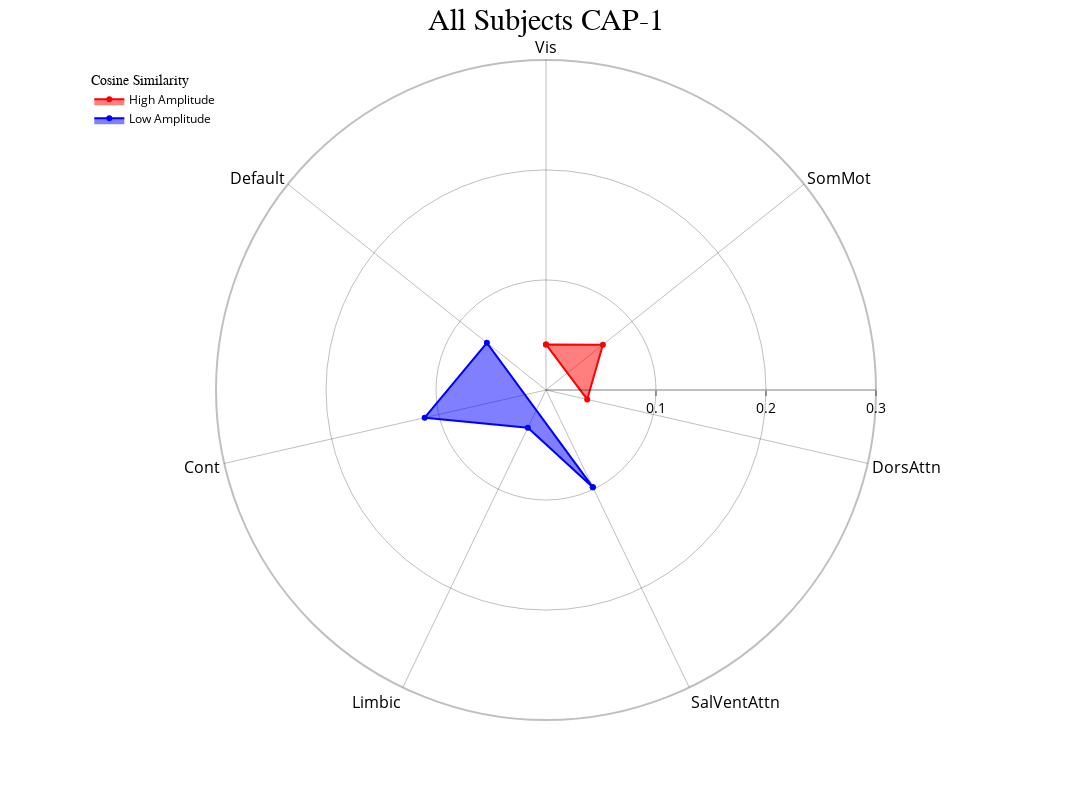
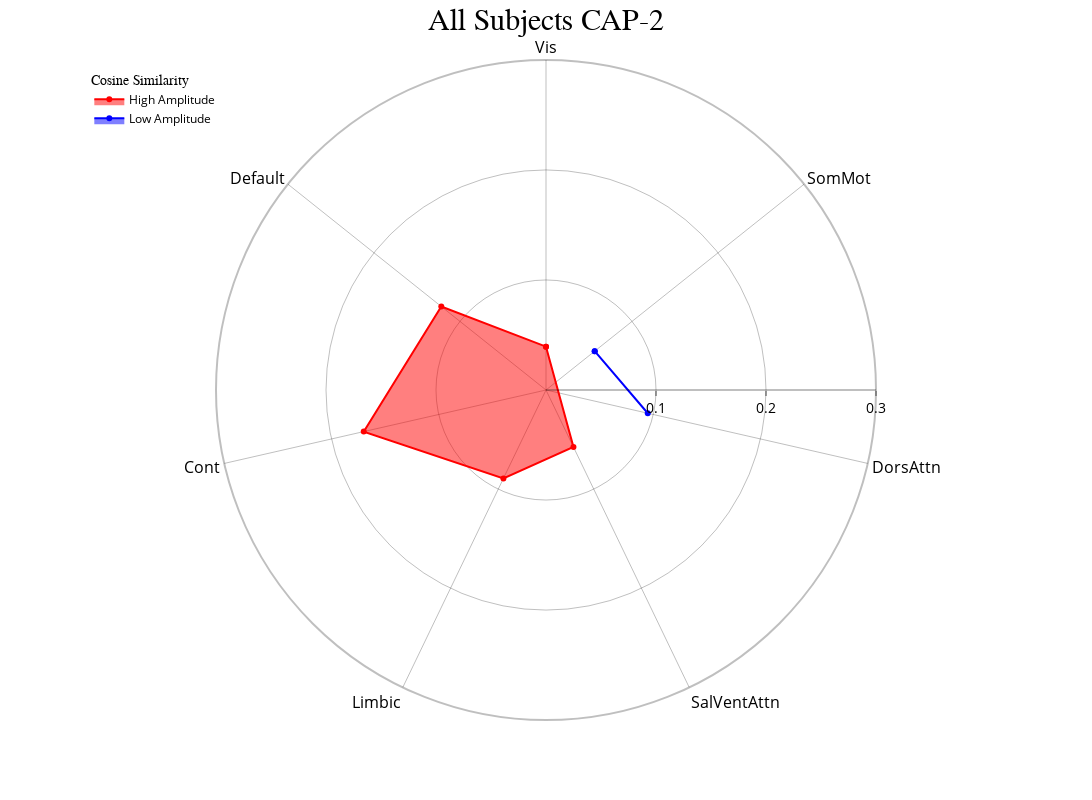
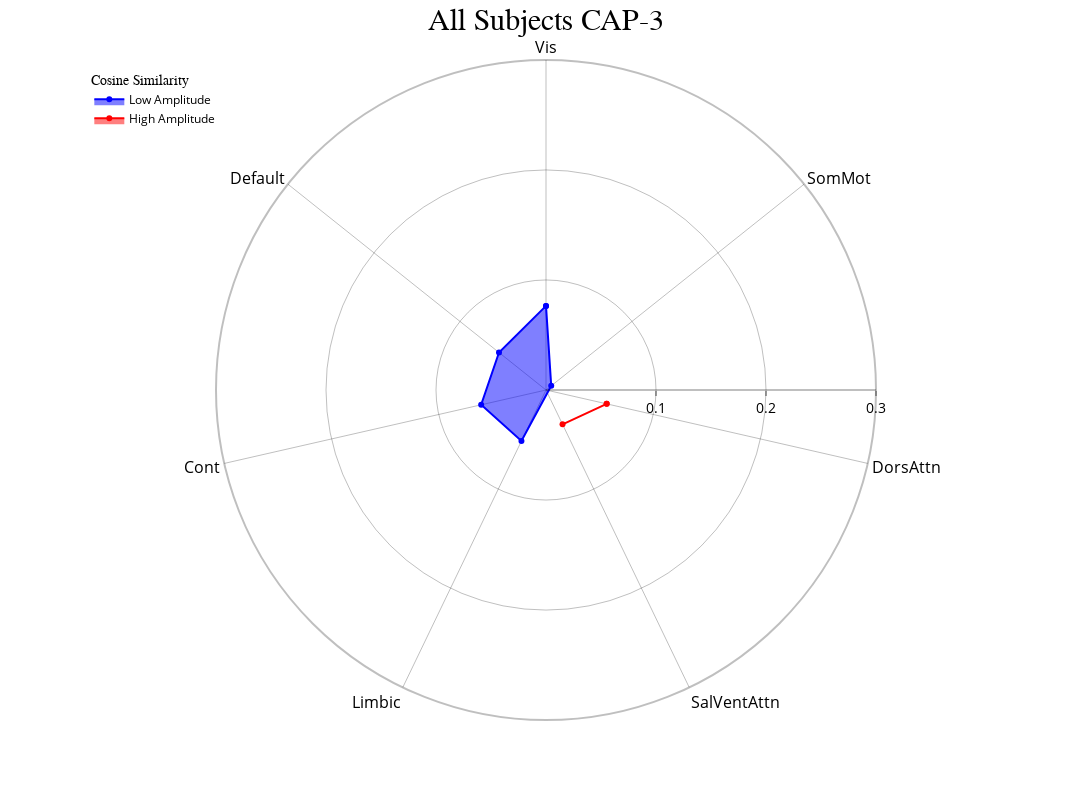

The notebook cell saved with these charts, in order:
### Code cell
radialaxis={"showline": True, "linewidth": 2, "linecolor": "rgba(0, 0, 0, 0.25)", "gridcolor": "rgba(0, 0, 0, 0.25)",
            "ticks": "outside" , "tickfont": {"size": 14, "color": "black"}, "range": [0,0.3],
            "tickvals": [0.1,0.2,0.3]}
cap_analysis.caps2radar(radialaxis=radialaxis, fill="toself")

### Figure 1 — Plotly figure (JSON) as saved in the notebook; plotly's stock layout.template omitted (floating-point values rounded to 4 significant figures)
{"data": [{"fill": "toself", "hovertemplate": "color=High Amplitude<br>CAP-1=%{r}<br>regions=%{theta}<extra></extra>", "legendgroup": "High Amplitude", "line": {"color": "rgba(255, 0, 0, 1)", "dash": "solid"}, "marker": {"symbol": "circle"}, "mode": "markers+lines", "name": "High Amplitude", "r": [0.04148, 0.06612, 0.03842, 0.04148], "showlegend": true, "subplot": "polar", "theta": ["Vis", "SomMot", "DorsAttn", "Vis"], "type": "scatterpolar"}, {"fill": "toself", "hovertemplate": "color=Low Amplitude<br>CAP-1=%{r}<br>regions=%{theta}<extra></extra>", "legendgroup": "Low Amplitude", "line": {"color": "rgba(0, 0, 255, 1)", "dash": "solid"}, "marker": {"symbol": "circle"}, "mode": "markers+lines", "name": "Low Amplitude", "r": [0.09804, 0.03802, 0.1131, 0.06873, 0.09804], "showlegend": true, "subplot": "polar", "theta": ["SalVentAttn", "Limbic", "Cont", "Default", "SalVentAttn"], "type": "scatterpolar"}], "layout": {"height": 800, "legend": {"font": {"color": "black", "size": 12}, "title": {"font": {"family": "Times New Roman"}, "text": "Cosine Similarity"}, "tracegroupgap": 0, "x": 0.01, "xanchor": "left", "y": 0.99, "yanchor": "top"}, "margin": {"t": 60}, "polar": {"angularaxis": {"categoryarray": ["Vis", "SomMot", "DorsAttn", "SalVentAttn", "Limbic", "Cont", "Default"], "categoryorder": "array", "direction": "clockwise", "gridcolor": "rgba(0, 0, 0, 0.25)", "linecolor": "rgba(0, 0, 0, 0.25)", "linewidth": 2, "rotation": 90, "showline": true, "tickfont": {"color": "black", "size": 16}}, "bgcolor": "white", "domain": {"x": [0, 1], "y": [0, 1]}, "radialaxis": {"gridcolor": "rgba(0, 0, 0, 0.25)", "linecolor": "rgba(0, 0, 0, 0.25)", "linewidth": 2, "range": [0, 0.3], "showline": true, "tickfont": {"color": "black", "size": 14}, "ticks": "outside", "tickvals": [0.1, 0.2, 0.3]}}, "title": {"font": {"color": "black", "family": "Times New Roman", "size": 30}, "text": "All Subjects CAP-1", "x": 0.5}, "width": 1200}}

### Figure 2 — Plotly figure (JSON) as saved in the notebook; plotly's stock layout.template omitted (floating-point values rounded to 4 significant figures)
{"data": [{"fill": "toself", "hovertemplate": "color=High Amplitude<br>CAP-2=%{r}<br>regions=%{theta}<extra></extra>", "legendgroup": "High Amplitude", "line": {"color": "rgba(255, 0, 0, 1)", "dash": "solid"}, "marker": {"symbol": "circle"}, "mode": "markers+lines", "name": "High Amplitude", "r": [0.03939, 0.05753, 0.08922, 0.17, 0.1218, 0.03939], "showlegend": true, "subplot": "polar", "theta": ["Vis", "SalVentAttn", "Limbic", "Cont", "Default", "Vis"], "type": "scatterpolar"}, {"fill": "toself", "hovertemplate": "color=Low Amplitude<br>CAP-2=%{r}<br>regions=%{theta}<extra></extra>", "legendgroup": "Low Amplitude", "line": {"color": "rgba(0, 0, 255, 1)", "dash": "solid"}, "marker": {"symbol": "circle"}, "mode": "markers+lines", "name": "Low Amplitude", "r": [0.05664, 0.09488, 0.05664], "showlegend": true, "subplot": "polar", "theta": ["SomMot", "DorsAttn", "SomMot"], "type": "scatterpolar"}], "layout": {"height": 800, "legend": {"font": {"color": "black", "size": 12}, "title": {"font": {"family": "Times New Roman"}, "text": "Cosine Similarity"}, "tracegroupgap": 0, "x": 0.01, "xanchor": "left", "y": 0.99, "yanchor": "top"}, "margin": {"t": 60}, "polar": {"angularaxis": {"categoryarray": ["Vis", "SomMot", "DorsAttn", "SalVentAttn", "Limbic", "Cont", "Default"], "categoryorder": "array", "direction": "clockwise", "gridcolor": "rgba(0, 0, 0, 0.25)", "linecolor": "rgba(0, 0, 0, 0.25)", "linewidth": 2, "rotation": 90, "showline": true, "tickfont": {"color": "black", "size": 16}}, "bgcolor": "white", "domain": {"x": [0, 1], "y": [0, 1]}, "radialaxis": {"gridcolor": "rgba(0, 0, 0, 0.25)", "linecolor": "rgba(0, 0, 0, 0.25)", "linewidth": 2, "range": [0, 0.3], "showline": true, "tickfont": {"color": "black", "size": 14}, "ticks": "outside", "tickvals": [0.1, 0.2, 0.3]}}, "title": {"font": {"color": "black", "family": "Times New Roman", "size": 30}, "text": "All Subjects CAP-2", "x": 0.5}, "width": 1200}}

### Figure 3 — Plotly figure (JSON) as saved in the notebook; plotly's stock layout.template omitted (floating-point values rounded to 4 significant figures)
{"data": [{"fill": "toself", "hovertemplate": "color=Low Amplitude<br>CAP-3=%{r}<br>regions=%{theta}<extra></extra>", "legendgroup": "Low Amplitude", "line": {"color": "rgba(0, 0, 255, 1)", "dash": "solid"}, "marker": {"symbol": "circle"}, "mode": "markers+lines", "name": "Low Amplitude", "r": [0.07645, 0.006073, 0.05144, 0.06045, 0.05465, 0.07645], "showlegend": true, "subplot": "polar", "theta": ["Vis", "SomMot", "Limbic", "Cont", "Default", "Vis"], "type": "scatterpolar"}, {"fill": "toself", "hovertemplate": "color=High Amplitude<br>CAP-3=%{r}<br>regions=%{theta}<extra></extra>", "legendgroup": "High Amplitude", "line": {"color": "rgba(255, 0, 0, 1)", "dash": "solid"}, "marker": {"symbol": "circle"}, "mode": "markers+lines", "name": "High Amplitude", "r": [0.05656, 0.03466, 0.05656], "showlegend": true, "subplot": "polar", "theta": ["DorsAttn", "SalVentAttn", "DorsAttn"], "type": "scatterpolar"}], "layout": {"height": 800, "legend": {"font": {"color": "black", "size": 12}, "title": {"font": {"family": "Times New Roman"}, "text": "Cosine Similarity"}, "tracegroupgap": 0, "x": 0.01, "xanchor": "left", "y": 0.99, "yanchor": "top"}, "margin": {"t": 60}, "polar": {"angularaxis": {"categoryarray": ["Vis", "SomMot", "DorsAttn", "SalVentAttn", "Limbic", "Cont", "Default"], "categoryorder": "array", "direction": "clockwise", "gridcolor": "rgba(0, 0, 0, 0.25)", "linecolor": "rgba(0, 0, 0, 0.25)", "linewidth": 2, "rotation": 90, "showline": true, "tickfont": {"color": "black", "size": 16}}, "bgcolor": "white", "domain": {"x": [0, 1], "y": [0, 1]}, "radialaxis": {"gridcolor": "rgba(0, 0, 0, 0.25)", "linecolor": "rgba(0, 0, 0, 0.25)", "linewidth": 2, "range": [0, 0.3], "showline": true, "tickfont": {"color": "black", "size": 14}, "ticks": "outside", "tickvals": [0.1, 0.2, 0.3]}}, "title": {"font": {"color": "black", "family": "Times New Roman", "size": 30}, "text": "All Subjects CAP-3", "x": 0.5}, "width": 1200}}
